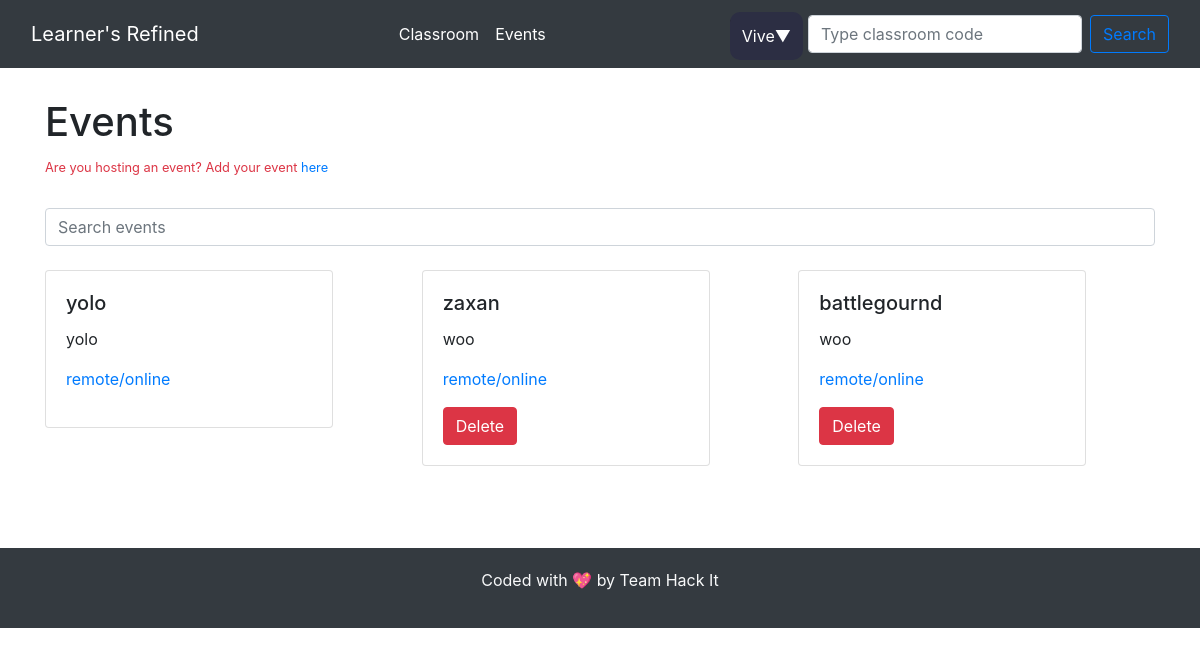
/events.php (signed in), run on the app's committed database.
### tables this page shows
CREATE TABLE IF NOT EXISTS `events` (
  `event_id` int NOT NULL AUTO_INCREMENT,
  `event_name` varchar(255) NOT NULL,
  `event_details` text NOT NULL,
  `location` varchar(255) NOT NULL,
  `org` text NOT NULL,
  `author_id` varchar(255) NOT NULL,
  `author_name` text NOT NULL,
  `date` datetime NOT NULL DEFAULT CURRENT_TIMESTAMP,
  PRIMARY KEY (`event_id`)
);

### events.php (the view, shortened to what this page needs)
<?php
include './partials/dbconct.php';
$table="events";
?>
<!DOCTYPE html>
<html lang="en">
<head>
    <link rel="stylesheet" href="https://maxcdn.bootstrapcdn.com/bootstrap/4.5.2/css/bootstrap.min.css">
    <link rel="stylesheet" href="./css/event.css">
</head>
<body>
    <?php
    include './partials/nav.php';
    ?>
    <div class="main container short">
        <h1>Events</h1>
        <small class="text-danger">Are you hosting an event? Add your event<a href="add-event.php"> here</a></small>
        <div class="search-bar">
    <form style="margin-top:30px; "  class="d-flex">
        <input type="search" name="search" id="search" class="form-control" placeholder="Search events" aria-label="Search">
    </form>
</div><br>
        <div class="card-columns" id="results">
        <?php
         if(isset($_SESSION['univ']) || $_SESSION['univ']==true)
         $univ=$_SESSION['univ'];
         $query=$conn->query("SELECT * FROM $table WHERE `org`='$univ' ORDER BY `event_id` DESC");
         if(mysqli_num_rows($query)){
             while($data=$query->fetch_assoc()){
                 echo '<div class="card" style="width: 18rem;">
                 <div class="card-body">
                   <h5 class="card-title">'.$data['event_name'].'</h5>';
                   if (strlen($data['event_details'])<200){
                    echo '<p class="card-text">'.$data['event_details'].'</p>';
                   }
                   else{
                    echo '<p class="card-text">'.substr($data['event_details'],0,200).'<span>'.'.....'.'</span></p>'.'<button class="btn btn-primary" data-toggle="modal" data-target="#Modal"  id='.$data['event_id']. ' onclick="view(this.id)">Read more</button>';
                    }
                  echo '
                   <p  class="text-primary">'.$data['location'].'</p>';
                   if(isset($_SESSION['loggedin'])){
                    if(isset($_SESSION['user_id']) && $_SESSION['user_id']==$data['author_id']){
                      echo '<div><span><button type="button" class="btn btn-danger del " onclick="deleteEvent('.$data['event_id'].');">Delete</button></span></div>';
                    }
                  }
                echo' </div>
               </div>';
             }
         }else{
             echo 'No events listed';
         }
        ?>
        </div>
</div>
<?php include './partials/footer.php'?>
</body>
</html>

### css/event.css (style rules this page uses)
.container { padding-top:30px; }
.short { min-height:480px; }

### data on the page
events: event_name "yolo", event_details "yolo", location "remote/online"
events: event_name "zaxan", event_details "woo", location "remote/online"
events: event_name "battlegournd", event_details "woo", location "remote/online"

### other printed values
$_SESSION['username'] "Vive"
